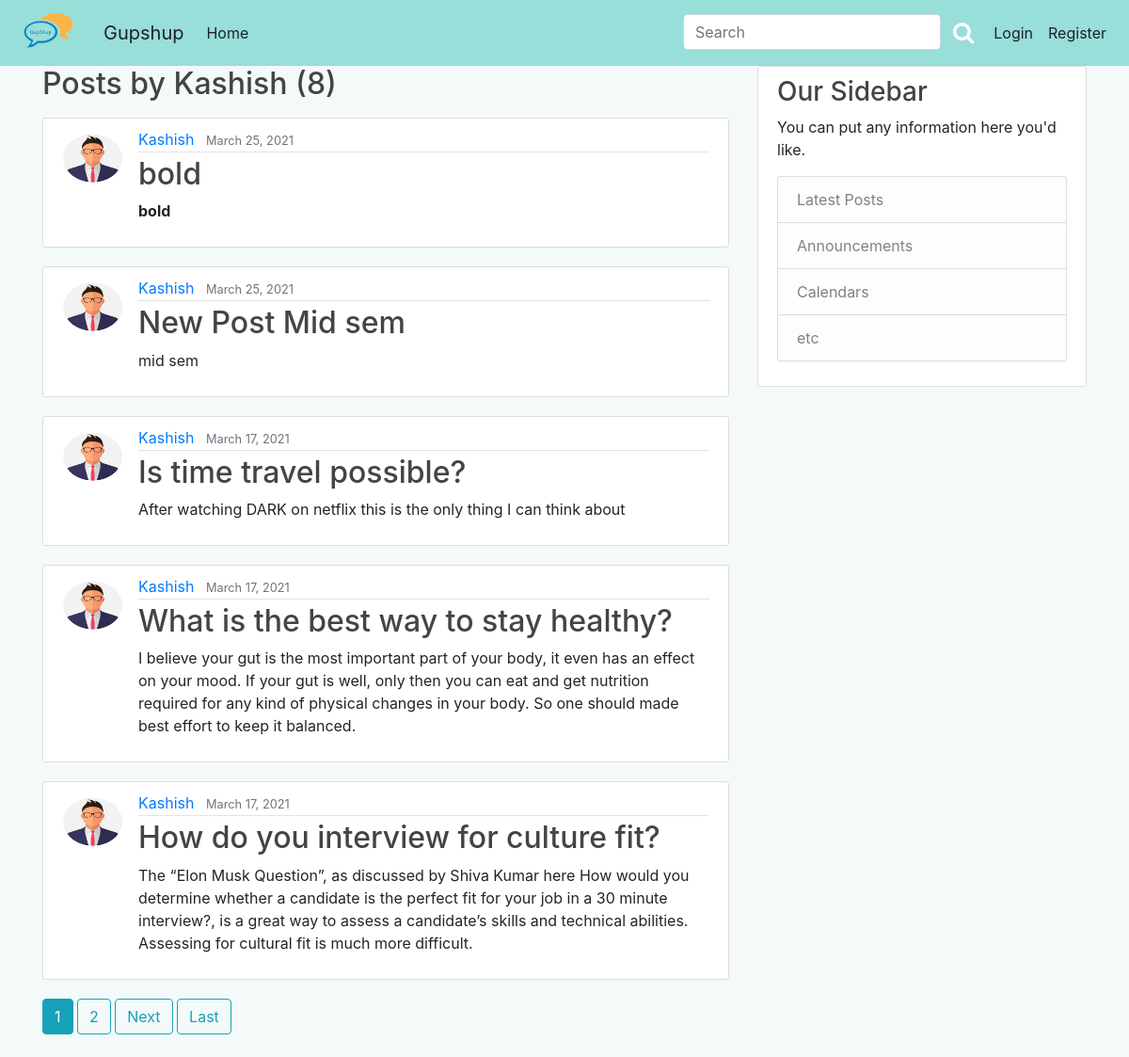
Page /user/Kashish on the committed database.
### blog/models.py (models this page shows, shortened)
class Post(models.Model):
    title = models.CharField(max_length=100)
    content = models.TextField()
    date_posted = models.DateTimeField(default=timezone.now)
    author = models.ForeignKey(User, on_delete=models.CASCADE)
    category = models.CharField(
        max_length=20,
        choices=Category_choices,
        default='Miscellenous'
    )
    upvote = models.ManyToManyField(User, related_name='upvote')
    downvote = models.ManyToManyField(User, related_name='downvote')
    bookmark = models.ManyToManyField(User, related_name='bookmark')

### users/models.py (models this page shows, shortened)
class Profile(models.Model):
	user = models.OneToOneField(User, on_delete=models.CASCADE)
	image = models.ImageField(default='default.jpg',upload_to='profile_pics')

### blog/views.py (the view)
# urls.py: path('user/<str:username>', UserPostListView.as_view(), name='user-posts'),
class UserPostListView(ListView):
    model = Post
    template_name = 'blog/user_posts.html'
    context_object_name = 'posts'
    paginate_by = 5
    def get_queryset(self):
        user = get_object_or_404(User, username=self.kwargs.get('username'))
        return Post.objects.filter(author=user).order_by('-date_posted')

### blog/templates/blog/user_posts.html (shortened to what this page needs)
{% extends "blog/base.html" %}
{% block content %}
		<h2 class="mb-3">Posts by {{ view.kwargs.username }} ({{ page_obj.paginator.count }})</h2>
	{% for post in posts%}
		<article class="media content-section">
			<img class="rounded-circle article-img "src = {{post.author.profile.image.url}}>
		    <div class="media-body">
			    <div class="article-metadata">
			      <a class="mr-2" href="{% url 'user-posts' post.author.username %}">{{ post.author }}</a>
			      <small class="text-muted">{{ post.date_posted|date:"F d, Y" }}</small>
			    </div>
			    <h2><a class="article-title" href="{% url 'post-detail' post.id %}">{{ post.title }}</a></h2>
			    <p class="article-content">{{ post.content|safe }}</p>
			</div>
		</article>
	{%endfor%}
	{% if is_paginated%}
		{% for num in page_obj.paginator.page_range %}
			{% if page_obj.number == num %}
				<a class="btn btn-info mb-4" href="?page={{ num }}">{{ num }}</a>
			{% elif num > page_obj.number|add:'-3' and num < page_obj.number|add:'3'%}
				<a class="btn btn-outline-info mb-4" href="?page={{ num }}">{{ num }}</a>
			{% endif %}
		{% endfor %}
		{% if page_obj.has_next %}
			<a class="btn btn-outline-info mb-4" href="?page={{ page_obj.next_page_number }}">Next</a>
			<a class="btn btn-outline-info mb-4" href="?page={{ page_obj.paginator.num_pages }}">Last</a>
		{% endif %}
	{% endif %}
{% endblock content %}

### blog/static/blog/main.css (style rules this page uses)
body { background: #fafafa; color: #333333; margin-top: 5rem; }
h1, h2, h3, h4, h5, h6 { color: #444444; }
.content-section { background: #ffffff; padding: 10px 20px; border: 1px solid #dddddd; border-radius: 3px; margin-bottom: 20px; }
.article-title { color: #444444; }
.article-content { white-space: pre-line; }
.article-img { height: 65px; width: 65px; margin-right: 16px; }
.article-metadata { padding-bottom: 1px; margin-bottom: 4px; border-bottom: 1px solid #e3e3e3 }

### rows in the picture
Post: author.profile.image (placeholder picture), author "Kashish", date_posted "March 25, 2021", title "bold", content "bold"
Post: author.profile.image (placeholder picture), author "Kashish", date_posted "March 25, 2021", title "New Post Mid sem", content "mid sem"
Post: author.profile.image (placeholder picture), author "Kashish", date_posted "March 17, 2021", title "Is time travel possible?", content "After watching DARK on netflix this is the only thing I can think about"
Post: author.profile.image (placeholder picture), author "Kashish", date_posted "March 17, 2021", title "What is the best way to stay healthy?", content "I believe your gut is the most important part of your body, it even has an effect on your mood. If your gut is well, only then you can eat and get nutrition required for any kind of physical changes in your body. So one should made best effort to keep it balanced."
Post: author.profile.image (placeholder picture), author "Kashish", date_posted "March 17, 2021", title "How do you interview for culture fit?", content "The “Elon Musk Question”, as discussed by Shiva Kumar here How would you determine whether a candidate is the perfect fit for your job in a 30 minute interview?, is a great way to assess a candidate’s skills and technical abilities. Assessing for cultural fit is much more difficult."

### other values in the picture
{{ view.kwargs.username }} "Kashish"
{{ page_obj.paginator.count }} "8"
{{ num }} "1"
{{ num }} "2"
